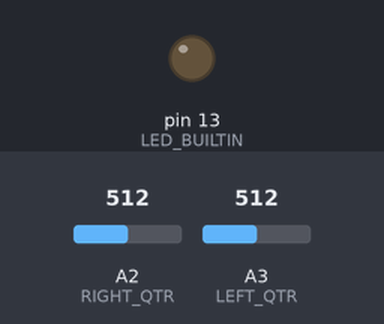
Recording of a sketch running on a simulated Arduino Uno, built with avr-gcc and run on an emulated ATmega328P. Parts: output pins drawn as LEDs (lit = HIGH). The test bench sets the inputs (shaded band); at power-on: A2 (RIGHT_QTR) = 512, A3 (LEFT_QTR) = 512. What the sketch prints to the serial monitor is not drawn.

Above: at 0.1 s.
At 0.6 s:
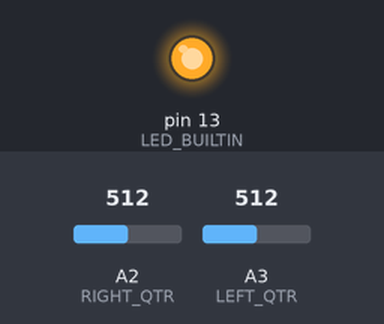
Timing chart, 0 to 27.0 s (numbered marks = the images above):
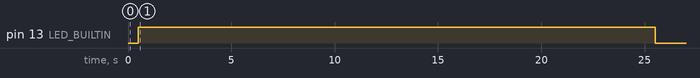

The sketch:

QTR_sensor_test.ino
```cpp
#include <QTRSensors.h>

QTRSensors qtr;

const int LEFT_QTR = A3;
const int RIGHT_QTR = A2;

const int THRESHOLD = 875;

const uint8_t SENSOR_COUNT = 2;
uint16_t sensorValues[SENSOR_COUNT];

void setup() {
  pinMode(LEFT_QTR, INPUT);
  pinMode(RIGHT_QTR, INPUT);

  qtr.setTypeAnalog();
  qtr.setSensorPins((const uint8_t[]){LEFT_QTR, RIGHT_QTR}, SENSOR_COUNT);

  // Then start the calibration phase and move the sensors over both reflectance
  // extremes they will encounter in your application. This calibration should
  // take about 5 seconds (250 iterations * 20 ms per iteration).


  delay(500);
  pinMode(LED_BUILTIN, OUTPUT);
  digitalWrite(LED_BUILTIN, HIGH); // turn on Arduino's LED to indicate we are in calibration mode

  // analogRead() takes about 0.1 ms on an AVR.
  // 0.1 ms per sensor * 4 samples per sensor read (default) * sensorCount sensors
  // * 10 reads per calibrate() call = ~4 ms * sensorCount per calibrate() call.
  // Call calibrate() 2000/sensorCount times to make calibration take about 8 seconds.
  for (uint16_t i = 0; i < (2000/SENSOR_COUNT); i++)
  {
    // try on and off mode
    qtr.calibrate();
  }

  digitalWrite(LED_BUILTIN, LOW); // turn off Arduino's LED to indicate we are through with calibration
  Serial.begin(9600);

  for (uint8_t i = 0; i < SENSOR_COUNT; i++)
  {
    Serial.print(qtr.calibrationOn.minimum[i]);
    Serial.print(' ');
  }
  Serial.println();

  // print the calibration maximum values measured when emitters were on
  for (uint8_t i = 0; i < SENSOR_COUNT; i++)
  {
    Serial.print(qtr.calibrationOn.maximum[i]);
    Serial.print(' ');
  }
  Serial.println();
  Serial.println();
  delay(1000);
}

void loop() {
  // read calibrated sensor values and obtain a measure of the line position
  // from 0 to 5000 (for a white line, use readLineWhite() instead)
  uint16_t position = qtr.readLineBlack(sensorValues);

  // print the sensor values as numbers from 0 to 1000, where 0 means maximum
  // reflectance and 1000 means minimum reflectance, followed by the line
  // position
  for (uint8_t i = 0; i < SENSOR_COUNT; i++)
  {
    Serial.print(sensorValues[i]);
    Serial.print('\t');
  }
  Serial.println(position);
  delay(2500);
}
```
